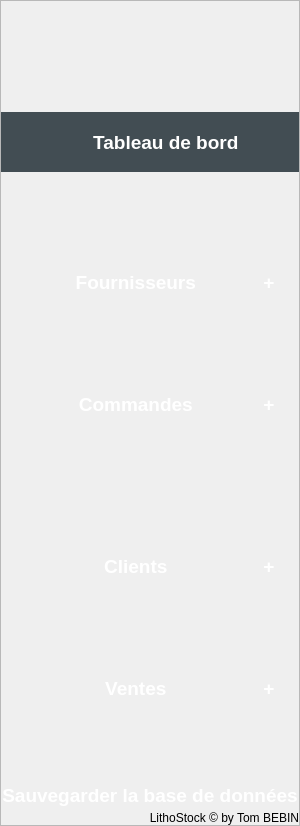
     <widget class="QFrame" name="sidebarFrame">
      <property name="minimumSize">
       <size>
        <width>300</width>
        <height>0</height>
       </size>
      </property>
      <property name="maximumSize">
       <size>
        <width>300</width>
        <height>16777215</height>
       </size>
      </property>
      <property name="styleSheet">
       <string notr="true">#sidebarFrame {
background: rgb(66, 77, 83);
border: none;
border-right: 1px solid black;
}</string>
      </property>
      <property name="frameShape">
       <enum>QFrame::StyledPanel</enum>
      </property>
      <property name="frameShadow">
       <enum>QFrame::Raised</enum>
      </property>
      <layout class="QVBoxLayout" name="verticalLayout">
       <property name="spacing">
        <number>0</number>
       </property>
       <property name="leftMargin">
        <number>0</number>
       </property>
       <property name="topMargin">
        <number>0</number>
       </property>
       <property name="rightMargin">
        <number>0</number>
       </property>
       <property name="bottomMargin">
        <number>0</number>
       </property>
       <item>
        <spacer name="verticalSpacer">
         <property name="orientation">
          <enum>Qt::Vertical</enum>
         </property>
         <property name="sizeHint" stdset="0">
          <size>
           <width>20</width>
           <height>111</height>
          </size>
         </property>
        </spacer>
       </item>
       <item>
        <widget class="QFrame" name="tabFrame_3">
         <property name="styleSheet">
          <string notr="true">border: 0;</string>
         </property>
         <property name="frameShape">
          <enum>QFrame::StyledPanel</enum>
         </property>
         <property name="frameShadow">
          <enum>QFrame::Raised</enum>
         </property>
         <layout class="QHBoxLayout" name="horizontalLayout_3">
          <property name="spacing">
           <number>0</number>
          </property>
          <property name="leftMargin">
           <number>0</number>
          </property>
          <property name="topMargin">
           <number>0</number>
          </property>
          <property name="rightMargin">
           <number>0</number>
          </property>
          <property name="bottomMargin">
           <number>0</number>
          </property>
          <item>
           <widget class="QPushButton" name="pushButton_dashboard">
            <property name="minimumSize">
             <size>
              <width>0</width>
              <height>60</height>
             </size>
            </property>
            <property name="font">
             <font>
              <pointsize>14</pointsize>
              <bold>true</bold>
             </font>
            </property>
            <property name="cursor">
             <cursorShape>PointingHandCursor</cursorShape>
            </property>
            <property name="styleSheet">
             <string notr="true">QPushButton:flat {
	color: rgb(255,255,255);
background-color: rgb(66, 77, 83);
border: none;
}</string>
            </property>
            <property name="text">
             <string>      Tableau de bord</string>
            </property>
            <property name="iconSize">
             <size>
              <width>32</width>
              <height>32</height>
             </size>
            </property>
            <property name="flat">
             <bool>true</bool>
            </property>
           </widget>
          </item>
         </layout>
        </widget>
       </item>
       <item>
        <spacer name="verticalSpacer_8">
         <property name="orientation">
          <enum>Qt::Vertical</enum>
         </property>
         <property name="sizeHint" stdset="0">
          <size>
           <width>20</width>
           <height>40</height>
          </size>
         </property>
        </spacer>
       </item>
       <item>
        <spacer name="verticalSpacer_2">
         <property name="orientation">
          <enum>Qt::Vertical</enum>
         </property>
         <property name="sizeHint" stdset="0">
          <size>
           <width>20</width>
           <height>40</height>
          </size>
         </property>
        </spacer>
       </item>
       <item>
        <widget class="QFrame" name="tabFrame">
         <property name="styleSheet">
          <string notr="true">border: 0;</string>
         </property>
         <property name="frameShape">
          <enum>QFrame::StyledPanel</enum>
         </property>
         <property name="frameShadow">
          <enum>QFrame::Raised</enum>
         </property>
         <layout class="QHBoxLayout" name="horizontalLayout">
          <property name="spacing">
           <number>0</number>
          </property>
          <property name="leftMargin">
           <number>0</number>
          </property>
          <property name="topMargin">
           <number>0</number>
          </property>
          <property name="rightMargin">
           <number>0</number>
          </property>
          <property name="bottomMargin">
           <number>0</number>
          </property>
          <item>
           <widget class="QPushButton" name="pushButton_vendor">
            <property name="minimumSize">
             <size>
              <width>0</width>
              <height>60</height>
             </size>
            </property>
            <property name="font">
             <font>
              <pointsize>14</pointsize>
              <bold>true</bold>
             </font>
            </property>
            <property name="cursor">
             <cursorShape>PointingHandCursor</cursorShape>
            </property>
            <property name="styleSheet">
             <string notr="true">color: rgb(255, 255, 255);</string>
            </property>
            <property name="text">
             <string>      Fournisseurs</string>
            </property>
            <property name="iconSize">
             <size>
              <width>32</width>
              <height>32</height>
             </size>
            </property>
            <property name="flat">
             <bool>true</bool>
            </property>
           </widget>
          </item>
          <item>
           <widget class="QPushButton" name="pushButton_vendorAdd">
            <property name="minimumSize">
             <size>
              <width>0</width>
              <height>60</height>
             </size>
            </property>
            <property name="maximumSize">
             <size>
              <width>60</width>
              <height>16777215</height>
             </size>
            </property>
            <property name="font">
             <font>
              <pointsize>14</pointsize>
              <bold>true</bold>
             </font>
            </property>
            <property name="cursor">
             <cursorShape>PointingHandCursor</cursorShape>
            </property>
            <property name="styleSheet">
             <string notr="true">QPushButton {
	color: rgb(255, 255, 255);
}</string>
            </property>
            <property name="text">
             <string>+</string>
            </property>
            <property name="iconSize">
             <size>
              <width>32</width>
              <height>32</height>
             </size>
            </property>
            <property name="flat">
             <bool>true</bool>
            </property>
           </widget>
          </item>
         </layout>
        </widget>
       </item>
       <item>
        <spacer name="verticalSpacer_3">
         <property name="orientation">
          <enum>Qt::Vertical</enum>
         </property>
         <property name="sizeHint" stdset="0">
          <size>
           <width>20</width>
           <height>62</height>
          </size>
         </property>
        </spacer>
       </item>
       <item>
        <widget class="QFrame" name="tabFrame_2">
         <property name="styleSheet">
          <string notr="true">border: 0;</string>
         </property>
         <property name="frameShape">
          <enum>QFrame::StyledPanel</enum>
         </property>
         <property name="frameShadow">
          <enum>QFrame::Raised</enum>
         </property>
         <layout class="QHBoxLayout" name="horizontalLayout_2">
          <property name="spacing">
           <number>0</number>
          </property>
          <property name="leftMargin">
           <number>0</number>
          </property>
          <property name="topMargin">
           <number>0</number>
          </property>
          <property name="rightMargin">
           <number>0</number>
          </property>
          <property name="bottomMargin">
           <number>0</number>
          </property>
          <item>
           <widget class="QPushButton" name="pushButton_order">
            <property name="minimumSize">
             <size>
              <width>0</width>
              <height>60</height>
             </size>
            </property>
            <property name="font">
             <font>
              <pointsize>14</pointsize>
              <bold>true</bold>
             </font>
            </property>
            <property name="cursor">
             <cursorShape>PointingHandCursor</cursorShape>
            </property>
            <property name="styleSheet">
             <string notr="true">QPushButton {
	color: rgb(255, 255, 255);
}</string>
            </property>
            <property name="text">
             <string>      Commandes</string>
            </property>
            <property name="iconSize">
             <size>
              <width>32</width>
              <height>32</height>
             </size>
            </property>
            <property name="flat">
             <bool>true</bool>
            </property>
           </widget>
          </item>
          <item>
           <widget class="QPushButton" name="pushButton_orderAdd">
            <property name="minimumSize">
             <size>
              <width>0</width>
              <height>60</height>
             </size>
            </property>
            <property name="maximumSize">
             <size>
              <width>60</width>
              <height>16777215</height>
             </size>
            </property>
            <property name="font">
             <font>
              <pointsize>14</pointsize>
              <bold>true</bold>
             </font>
            </property>
            <property name="cursor">
             <cursorShape>PointingHandCursor</cursorShape>
            </property>
            <property name="styleSheet">
             <string notr="true">QPushButton {
	color: rgb(255, 255, 255);
}</string>
            </property>
            <property name="text">
             <string>+</string>
            </property>
            <property name="iconSize">
             <size>
              <width>32</width>
              <height>32</height>
             </size>
            </property>
            <property name="flat">
             <bool>true</bool>
            </property>
           </widget>
          </item>
         </layout>
        </widget>
       </item>
       <item>
        <spacer name="verticalSpacer_7">
         <property name="orientation">
          <enum>Qt::Vertical</enum>
         </property>
         <property name="sizeHint" stdset="0">
          <size>
           <width>20</width>
           <height>40</height>
          </size>
         </property>
        </spacer>
       </item>
       <item>
        <spacer name="verticalSpacer_4">
         <property name="orientation">
          <enum>Qt::Vertical</enum>
         </property>
         <property name="sizeHint" stdset="0">
          <size>
           <width>20</width>
           <height>62</height>
          </size>
         </property>
        </spacer>
       </item>
       <item>
        <widget class="QFrame" name="tabFrame_4">
         <property name="styleSheet">
          <string notr="true">border: 0;</string>
         </property>
         <property name="frameShape">
          <enum>QFrame::StyledPanel</enum>
         </property>
         <property name="frameShadow">
          <enum>QFrame::Raised</enum>
         </property>
         <layout class="QHBoxLayout" name="horizontalLayout_4">
          <property name="spacing">
           <number>0</number>
          </property>
          <property name="leftMargin">
           <number>0</number>
          </property>
          <property name="topMargin">
           <number>0</number>
          </property>
          <property name="rightMargin">
           <number>0</number>
          </property>
          <property name="bottomMargin">
           <number>0</number>
          </property>
          <item>
           <widget class="QPushButton" name="pushButton_client">
            <property name="minimumSize">
             <size>
              <width>0</width>
              <height>60</height>
             </size>
            </property>
            <property name="font">
             <font>
              <pointsize>14</pointsize>
              <bold>true</bold>
             </font>
            </property>
            <property name="cursor">
             <cursorShape>PointingHandCursor</cursorShape>
            </property>
            <property name="styleSheet">
             <string notr="true">QPushButton {
	color: rgb(255, 255, 255);
}</string>
            </property>
            <property name="text">
             <string>      Clients</string>
            </property>
            <property name="iconSize">
             <size>
              <width>32</width>
              <height>32</height>
             </size>
            </property>
            <property name="flat">
             <bool>true</bool>
            </property>
           </widget>
          </item>
          <item>
           <widget class="QPushButton" name="pushButton_clientAdd">
            <property name="minimumSize">
             <size>
              <width>0</width>
              <height>60</height>
             </size>
            </property>
            <property name="maximumSize">
             <size>
              <width>60</width>
              <height>16777215</height>
             </size>
            </property>
            <property name="font">
             <font>
              <pointsize>14</pointsize>
              <bold>true</bold>
             </font>
            </property>
            <property name="cursor">
             <cursorShape>PointingHandCursor</cursorShape>
            </property>
            <property name="styleSheet">
             <string notr="true">QPushButton {
	color: rgb(255, 255, 255);
}</string>
            </property>
            <property name="text">
             <string>+</string>
            </property>
            <property name="iconSize">
             <size>
              <width>32</width>
              <height>32</height>
             </size>
            </property>
            <property name="flat">
             <bool>true</bool>
            </property>
           </widget>
          </item>
         </layout>
        </widget>
       </item>
       <item>
        <spacer name="verticalSpacer_6">
         <property name="orientation">
          <enum>Qt::Vertical</enum>
         </property>
         <property name="sizeHint" stdset="0">
          <size>
           <width>20</width>
           <height>62</height>
          </size>
         </property>
        </spacer>
       </item>
       <item>
        <widget class="QFrame" name="tabFrame_5">
         <property name="styleSheet">
          <string notr="true">border: 0;</string>
         </property>
         <property name="frameShape">
          <enum>QFrame::StyledPanel</enum>
         </property>
         <property name="frameShadow">
          <enum>QFrame::Raised</enum>
         </property>
         <layout class="QHBoxLayout" name="horizontalLayout_5">
          <property name="spacing">
           <number>0</number>
          </property>
          <property name="leftMargin">
           <number>0</number>
          </property>
          <property name="topMargin">
           <number>0</number>
          </property>
          <property name="rightMargin">
           <number>0</number>
          </property>
          <property name="bottomMargin">
           <number>0</number>
          </property>
          <item>
           <widget class="QPushButton" name="pushButton_sell">
            <property name="minimumSize">
             <size>
              <width>0</width>
              <height>60</height>
             </size>
            </property>
            <property name="font">
             <font>
              <pointsize>14</pointsize>
              <bold>true</bold>
             </font>
            </property>
            <property name="cursor">
             <cursorShape>PointingHandCursor</cursorShape>
            </property>
            <property name="styleSheet">
             <string notr="true">QPushButton {
	color: rgb(255, 255, 255);
}</string>
            </property>
            <property name="text">
             <string>      Ventes</string>
            </property>
            <property name="iconSize">
             <size>
              <width>32</width>
              <height>32</height>
             </size>
            </property>
            <property name="flat">
             <bool>true</bool>
            </property>
           </widget>
          </item>
          <item>
           <widget class="QPushButton" name="pushButton_sellAdd">
            <property name="minimumSize">
             <size>
              <width>0</width>
              <height>60</height>
             </size>
            </property>
            <property name="maximumSize">
             <size>
              <width>60</width>
              <height>16777215</height>
             </size>
            </property>
            <property name="font">
             <font>
              <pointsize>14</pointsize>
              <bold>true</bold>
             </font>
            </property>
            <property name="cursor">
             <cursorShape>PointingHandCursor</cursorShape>
            </property>
            <property name="styleSheet">
             <string notr="true">QPushButton {
	color: rgb(255, 255, 255);
}</string>
            </property>
            <property name="text">
             <string>+</string>
            </property>
            <property name="iconSize">
             <size>
              <width>32</width>
              <height>32</height>
             </size>
            </property>
            <property name="flat">
             <bool>true</bool>
            </property>
           </widget>
          </item>
         </layout>
        </widget>
       </item>
       <item>
        <spacer name="verticalSpacer_5">
         <property name="orientation">
          <enum>Qt::Vertical</enum>
         </property>
         <property name="sizeHint" stdset="0">
          <size>
           <width>20</width>
           <height>62</height>
          </size>
         </property>
        </spacer>
       </item>
       <item>
        <widget class="QPushButton" name="pushButton_saveDB">
         <property name="minimumSize">
          <size>
           <width>0</width>
           <height>20</height>
          </size>
         </property>
         <property name="font">
          <font>
           <pointsize>14</pointsize>
           <bold>true</bold>
          </font>
         </property>
         <property name="cursor">
          <cursorShape>PointingHandCursor</cursorShape>
         </property>
         <property name="styleSheet">
          <string notr="true">QPushButton {
	color: rgb(255, 255, 255);
}</string>
         </property>
         <property name="text">
          <string>Sauvegarder la base de données</string>
         </property>
         <property name="iconSize">
          <size>
           <width>32</width>
           <height>32</height>
          </size>
         </property>
         <property name="flat">
          <bool>true</bool>
         </property>
        </widget>
       </item>
       <item>
        <widget class="QLabel" name="label">
         <property name="layoutDirection">
          <enum>Qt::LeftToRight</enum>
         </property>
         <property name="styleSheet">
          <string notr="true">color: black;</string>
         </property>
         <property name="text">
          <string>LithoStock © by Tom BEBIN</string>
         </property>
         <property name="scaledContents">
          <bool>false</bool>
         </property>
         <property name="alignment">
          <set>Qt::AlignRight|Qt::AlignTrailing|Qt::AlignVCenter</set>
         </property>
         <property name="wordWrap">
          <bool>false</bool>
         </property>
         <property name="margin">
          <number>5</number>
         </property>
        </widget>
       </item>
      </layout>
     </widget>
